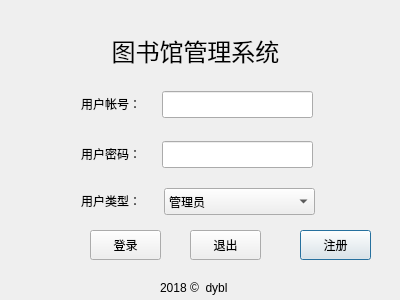
<?xml version="1.0" encoding="UTF-8"?>
<ui version="4.0">
 <class>UserLogin</class>
 <widget class="QDialog" name="UserLogin">
  <property name="enabled">
   <bool>true</bool>
  </property>
  <property name="geometry">
   <rect>
    <x>0</x>
    <y>0</y>
    <width>400</width>
    <height>300</height>
   </rect>
  </property>
  <property name="windowTitle">
   <string>UserLogin</string>
  </property>
  <widget class="QLabel" name="label">
   <property name="geometry">
    <rect>
     <x>100</x>
     <y>30</y>
     <width>191</width>
     <height>41</height>
    </rect>
   </property>
   <property name="font">
    <font>
     <pointsize>18</pointsize>
    </font>
   </property>
   <property name="text">
    <string>图书馆管理系统</string>
   </property>
   <property name="alignment">
    <set>Qt::AlignCenter</set>
   </property>
  </widget>
  <widget class="QPushButton" name="reg_btn">
   <property name="geometry">
    <rect>
     <x>300</x>
     <y>230</y>
     <width>71</width>
     <height>30</height>
    </rect>
   </property>
   <property name="text">
    <string>注册</string>
   </property>
  </widget>
  <widget class="QPushButton" name="login_btn">
   <property name="geometry">
    <rect>
     <x>90</x>
     <y>230</y>
     <width>71</width>
     <height>30</height>
    </rect>
   </property>
   <property name="text">
    <string>登录</string>
   </property>
  </widget>
  <widget class="QPushButton" name="quit_btn">
   <property name="geometry">
    <rect>
     <x>190</x>
     <y>230</y>
     <width>71</width>
     <height>30</height>
    </rect>
   </property>
   <property name="text">
    <string>退出</string>
   </property>
  </widget>
  <widget class="QLabel" name="label_1">
   <property name="geometry">
    <rect>
     <x>81</x>
     <y>94</y>
     <width>75</width>
     <height>20</height>
    </rect>
   </property>
   <property name="text">
    <string>用户帐号：</string>
   </property>
  </widget>
  <widget class="QLineEdit" name="acnt_le">
   <property name="geometry">
    <rect>
     <x>162</x>
     <y>91</y>
     <width>151</width>
     <height>27</height>
    </rect>
   </property>
  </widget>
  <widget class="QLineEdit" name="pwd_le">
   <property name="geometry">
    <rect>
     <x>162</x>
     <y>141</y>
     <width>151</width>
     <height>27</height>
    </rect>
   </property>
  </widget>
  <widget class="QLabel" name="label_2">
   <property name="geometry">
    <rect>
     <x>81</x>
     <y>144</y>
     <width>75</width>
     <height>20</height>
    </rect>
   </property>
   <property name="text">
    <string>用户密码：</string>
   </property>
  </widget>
  <widget class="QLabel" name="label_3">
   <property name="geometry">
    <rect>
     <x>81</x>
     <y>191</y>
     <width>75</width>
     <height>20</height>
    </rect>
   </property>
   <property name="text">
    <string>用户类型：</string>
   </property>
  </widget>
  <widget class="QComboBox" name="type_cbx">
   <property name="geometry">
    <rect>
     <x>164</x>
     <y>188</y>
     <width>151</width>
     <height>27</height>
    </rect>
   </property>
   <property name="layoutDirection">
    <enum>Qt::LeftToRight</enum>
   </property>
   <property name="editable">
    <bool>false</bool>
   </property>
   <item>
    <property name="text">
     <string>管理员</string>
    </property>
   </item>
   <item>
    <property name="text">
     <string>读者</string>
    </property>
   </item>
  </widget>
  <widget class="QLabel" name="label_4">
   <property name="geometry">
    <rect>
     <x>160</x>
     <y>280</y>
     <width>101</width>
     <height>16</height>
    </rect>
   </property>
   <property name="text">
    <string>2018 ©  dybl</string>
   </property>
  </widget>
 </widget>
 <layoutdefault spacing="6" margin="11"/>
 <resources/>
 <connections/>
</ui>
